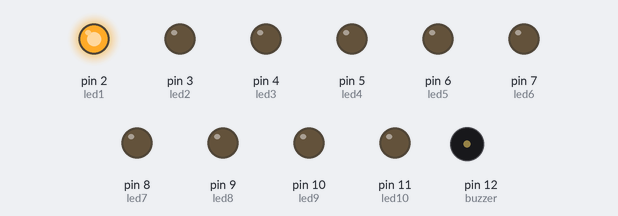
The sketch below on a simulated Arduino Uno, built with avr-gcc and run on an emulated ATmega328P. Shown: output pins drawn as LEDs (lit = HIGH), buzzer (waves = sounding).

Above: at 0.12 s.
At 1.37 s:
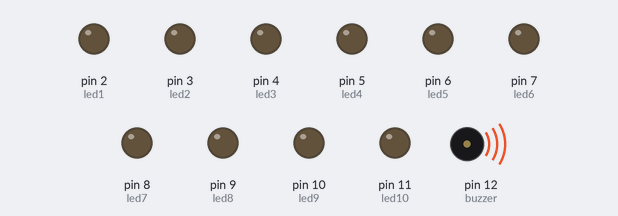
At 2.62 s:
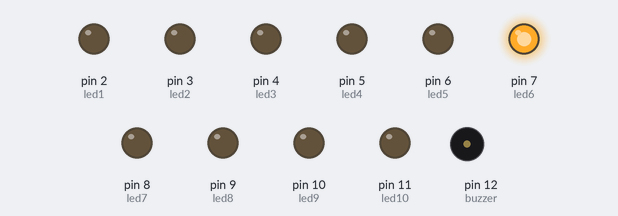
At 5.12 s:
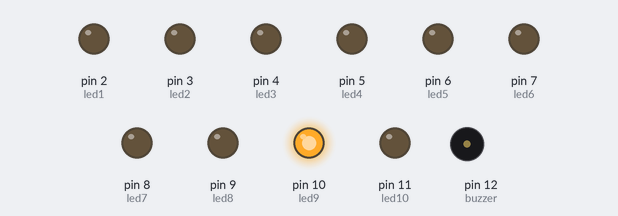
At 7.62 s:
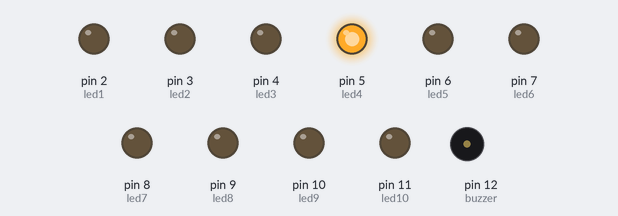
At 10.12 s:
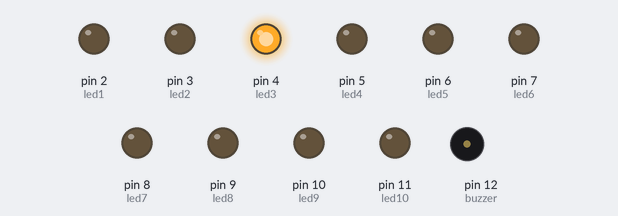
Timing chart, 0 to 10.4 s (numbered marks = the images above):
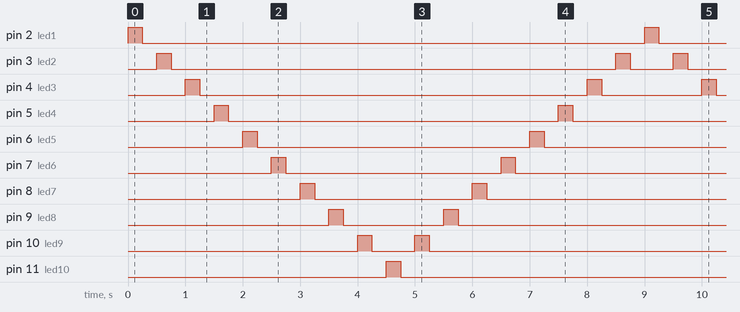

The sketch:

Animasyonlu_LED_ve_Buzzer.ino
```cpp
//-----------------------------------------//
//----------------OKTAY ALA----------------//
//---Arduino | Animasyonlu LED ve Buzzer---//
//-----------------------------------------//

//Bağlı olan ledlerin ve buzzer'ın pin bağlantılarının tanımlamasını yapıyoruz
const int led1 = 2;
const int led2 = 3;
const int led3 = 4;
const int led4 = 5;
const int led5 = 6;
const int led6 = 7;
const int led7 = 8;
const int led8 = 9;
const int led9 = 10;
const int led10 = 11;
const int buzzer = 12;


void setup()
{
//LED ve Buzzer, birer OUTPUT, çıkış birimi oldukları için bunların pin tanımını yapıyoruz
  pinMode(led1, OUTPUT);
  pinMode(led2, OUTPUT);
  pinMode(led3, OUTPUT);
  pinMode(led4, OUTPUT);
  pinMode(led5, OUTPUT);
  pinMode(led6, OUTPUT);
  pinMode(led7, OUTPUT);
  pinMode(led8, OUTPUT);
  pinMode(led9, OUTPUT);
  pinMode(led10, OUTPUT);
  pinMode(buzzer, OUTPUT);
}
void loop()
{
//Her LED yandığında, buzzer'dan farklı tonda bir ses çıkacak.
  {
    digitalWrite(led1, HIGH);
    delay(250);
    digitalWrite(led1, LOW);
    tone(buzzer, 254);
    delay(250);
    noTone(buzzer);
  }

  {
    digitalWrite(led2, HIGH);
    delay(250);
    digitalWrite(led2, LOW);
    tone(buzzer, 546);
    delay(250);
    noTone(buzzer);
  }

  {
    digitalWrite(led3, HIGH);
    delay(250);
    digitalWrite(led3, LOW);
    tone(buzzer, 975);
    delay(250);
    noTone(buzzer);
  }

  {
    digitalWrite(led4, HIGH);
    delay(250);
    digitalWrite(led4, LOW);
    tone(buzzer, 458);
    delay(250);
    noTone(buzzer);
  }

  {
    digitalWrite(led5, HIGH);
    delay(250);
    digitalWrite(led5, LOW);
    tone(buzzer, 976);
    delay(250);
    noTone(buzzer);
  }

  {
    digitalWrite(led6, HIGH);
    delay(250);
    digitalWrite(led6, LOW);
    tone(buzzer, 694);
    delay(250);
    noTone(buzzer);
  }

  {
    digitalWrite(led7, HIGH);
    delay(250);
    digitalWrite(led7, LOW);
    tone(buzzer, 478);
    delay(250);
    noTone(buzzer);
  }

  {
    digitalWrite(led8, HIGH);
    delay(250);
    digitalWrite(led8, LOW);
    tone(buzzer, 888);
    delay(250);
    noTone(buzzer);
  }

  {
    digitalWrite(led9, HIGH);
    delay(250);
    digitalWrite(led9, LOW);
    tone(buzzer, 259);
    delay(250);
    noTone(buzzer);
  }

  {
    digitalWrite(led10, HIGH);
    delay(250);
    digitalWrite(led10, LOW);
    tone(buzzer, 750);
    delay(250);
    noTone(buzzer);
  }

  {
    digitalWrite(led9, HIGH);
    delay(250);
    digitalWrite(led9, LOW);
    tone(buzzer, 468);
    delay(250);
    noTone(buzzer);
  }

  {
    digitalWrite(led8, HIGH);
    delay(250);
    digitalWrite(led8, LOW);
    tone(buzzer, 592);
    delay(250);
    noTone(buzzer);
  }

  {
    digitalWrite(led7, HIGH);
    delay(250);
    digitalWrite(led7, LOW);
    tone(buzzer, 264);
    delay(250);
    noTone(buzzer);
  }


  {
    digitalWrite(led6, HIGH);
    delay(250);
    digitalWrite(led6, LOW);
    tone(buzzer, 780);
    delay(250);
    noTone(buzzer);
  }

  {
    digitalWrite(led5, HIGH);
    delay(250);
    digitalWrite(led5, LOW);
    tone(buzzer, 912);
    delay(250);
    noTone(buzzer);
  }

  {
    digitalWrite(led4, HIGH);
    delay(250);
    digitalWrite(led4, LOW);
    tone(buzzer, 341);
    delay(250);
    noTone(buzzer);
  }


  {
    digitalWrite(led3, HIGH);
    delay(250);
    digitalWrite(led3, LOW);
    tone(buzzer, 674);
    delay(250);
    noTone(buzzer);
  }


  {
    digitalWrite(led2, HIGH);
    delay(250);
    digitalWrite(led2, LOW);
    tone(buzzer, 508);
    delay(250);
    noTone(buzzer);
  }


}
```

Measured:
- by itself, pin 2 (led1), pin 11 (led10): alternates HIGH for 0.25 s and LOW for 8.8 s
- by itself, pin 3 (led2): repeats every 9.0 s: LOW 7.8 s, HIGH 0.25 s, LOW 0.75 s, HIGH 0.25 s
- by itself, pin 4 (led3): repeats every 9.0 s: LOW 6.8 s, HIGH 0.25 s, LOW 1.8 s, HIGH 0.25 s
- by itself, pin 5 (led4): repeats every 9.0 s: LOW 5.8 s, HIGH 0.25 s, LOW 2.8 s, HIGH 0.25 s
- by itself, pin 6 (led5): repeats every 9.0 s: LOW 4.8 s, HIGH 0.25 s, LOW 3.8 s, HIGH 0.25 s
- by itself, pin 7 (led6): repeats every 9.0 s: LOW 3.8 s, HIGH 0.25 s, LOW 4.8 s, HIGH 0.25 s
- by itself, pin 8 (led7): repeats every 9.0 s: LOW 2.8 s, HIGH 0.25 s, LOW 5.8 s, HIGH 0.25 s
- by itself, pin 9 (led8): repeats every 9.0 s: LOW 1.8 s, HIGH 0.25 s, LOW 6.8 s, HIGH 0.25 s
